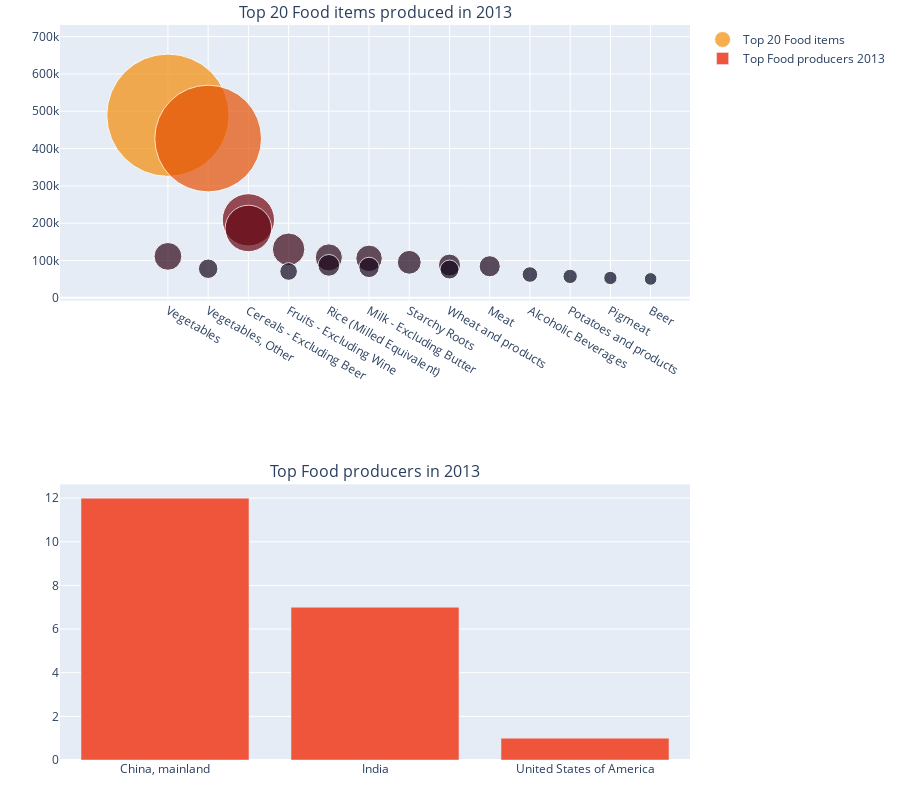

The code cell stored with this chart in its notebook:
### Markdown cell above
Concentrando l'attenzione sulla sola **produzione nel 2013**, quali elementi sono stati *prodotti di più*? *Quali paesi sono i maggiori produttori*?

Visualizzo prima la produzione del cibo ed in seguito quella dei mangimi.

### Code cell
# Filtro per estrarre solo gli elementi 'Food'
filter_food = df_prod.Element == 'Food'

# Filtro per estrarre solo l'anno 2013
filter_year = df_prod.Years == '2013'

# Creo un subset del dataframe con le condizioni imposte dai filtri e con le colonne che riguardano l'alimento, il paese e il valore di produzione
food_2013 = df_prod.loc[(filter_food) & (filter_year), ['Item','Country_Name', 'Production']]

# Ordino i valori di produzione in maniera decrescente e prendo i primi 20 elementi
food_2013 = food_2013.sort_values(by='Production', ascending=False).reset_index(drop=True).head(20)


fig = make_subplots(
    rows=2,
    specs=[[{"type": "xy"}], [{"type": "bar"}]],
    subplot_titles=['Top 20 Food items produced in 2013', 'Top Food producers in 2013'])

fig.add_trace(
    go.Scatter(
        y = food_2013.Production,
        x = food_2013.Item,
        text = food_2013.Country_Name,
        name = 'Top 20 Food items',
        mode='markers',

        marker=dict(
            sizemode = 'diameter',
            sizeref = 1,
            size = food_2013.Production/4000,
            color = food_2013.Production,
            colorscale=['#03071e','#6A040F', '#D00000', '#F48C06'],
            showscale=False)), 
        
        row=1, col=1)

fig.add_trace(
    go.Bar(
        x=food_2013.Country_Name.value_counts().index,
        y=food_2013.Country_Name.value_counts().values,
        name='Top Food producers 2013'),
    row=2, col=1)


fig.update_layout(
    height=800,
    margin=dict(r=10, t=25, b=40, l=60))


# fig.update_layout(

#     autosize= True,
#     hovermode= 'closest',
#     showlegend= False,

#     title = dict(
#         text= 'Top 20 food products in 2013',
#         y = 0.9,
#         x = 0.5,
#         xanchor =  'center',
#         yanchor =  'top'),


#      xaxis= dict(
#          ticklen= 5,
#          showgrid=False,
#         zeroline=False,
#         showline=False),

#     yaxis=dict(
#         title= 'Production (1000 tons)',
#         showgrid=False,
#         zeroline=False,
#         ticklen= 5,
#         gridwidth= 2))


fig.show()

### Figure 1 — Plotly figure (JSON) as saved in the notebook; plotly's stock layout.template omitted (floating-point values rounded to 4 significant figures)
{"data": [{"marker": {"color": [489299, 426850, 209038, 185884, 130129, 111082, 108321, 105807, 95208, 87783, 87006, 84591, 81513, 78012, 75833, 70562, 62397, 57384, 53247, 50583], "colorscale": [[0, "#03071e"], [0.3333, "#6A040F"], [0.6667, "#D00000"], [1, "#F48C06"]], "showscale": false, "size": [122.3, 106.7, 52.26, 46.47, 32.53, 27.77, 27.08, 26.45, 23.8, 21.95, 21.75, 21.15, 20.38, 19.5, 18.96, 17.64, 15.6, 14.35, 13.31, 12.65], "sizemode": "diameter", "sizeref": 1}, "mode": "markers", "name": "Top 20 Food items", "text": ["China, mainland", "China, mainland", "China, mainland", "India", "China, mainland", "India", "China, mainland", "India", "China, mainland", "China, mainland", "India", "China, mainland", "United States of America", "India", "India", "India", "China, mainland", "China, mainland", "China, mainland", "China, mainland"], "type": "scatter", "x": ["Vegetables", "Vegetables, Other", "Cereals - Excluding Beer", "Cereals - Excluding Beer", "Fruits - Excluding Wine", "Vegetables", "Rice (Milled Equivalent)", "Milk - Excluding Butter", "Starchy Roots", "Wheat and products", "Rice (Milled Equivalent)", "Meat", "Milk - Excluding Butter", "Vegetables, Other", "Wheat and products", "Fruits - Excluding Wine", "Alcoholic Beverages", "Potatoes and products", "Pigmeat", "Beer"], "xaxis": "x", "y": [489299, 426850, 209038, 185884, 130129, 111082, 108321, 105807, 95208, 87783, 87006, 84591, 81513, 78012, 75833, 70562, 62397, 57384, 53247, 50583], "yaxis": "y"}, {"name": "Top Food producers 2013", "type": "bar", "x": ["China, mainland", "India", "United States of America"], "xaxis": "x2", "y": [12, 7, 1], "yaxis": "y2"}], "layout": {"annotations": [{"font": {"size": 16}, "showarrow": false, "text": "Top 20 Food items produced in 2013", "x": 0.5, "xanchor": "center", "xref": "paper", "y": 1, "yanchor": "bottom", "yref": "paper"}, {"font": {"size": 16}, "showarrow": false, "text": "Top Food producers in 2013", "x": 0.5, "xanchor": "center", "xref": "paper", "y": 0.375, "yanchor": "bottom", "yref": "paper"}], "height": 800, "margin": {"b": 40, "l": 60, "r": 10, "t": 25}, "xaxis": {"anchor": "y", "domain": [0, 1]}, "xaxis2": {"anchor": "y2", "domain": [0, 1]}, "yaxis": {"anchor": "x", "domain": [0.625, 1]}, "yaxis2": {"anchor": "x2", "domain": [0, 0.375]}}}
